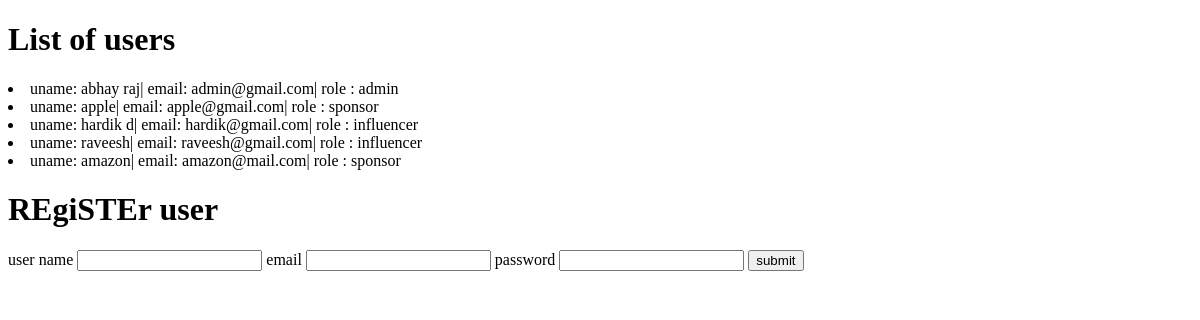
/users, run on an earlier commit of the app's database.
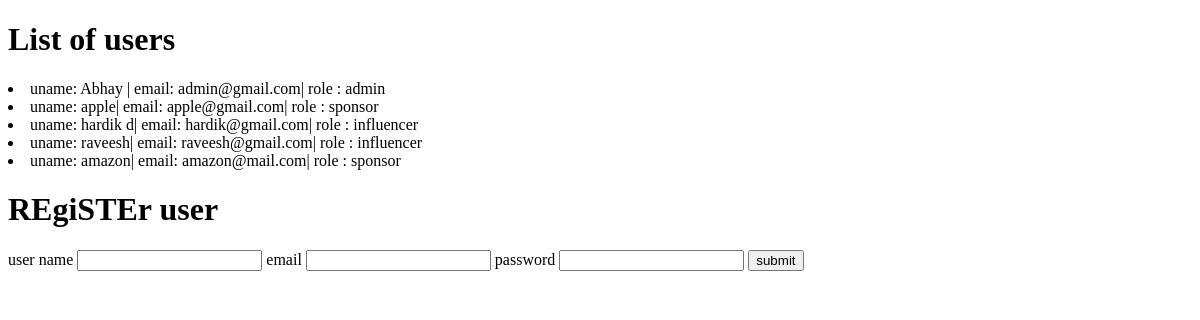
And on a later commit of the database.
### models.py (models this page shows)
class User(db.Model):
    __tablename__ = 'users'
    id = db.Column(db.Integer, autoincrement=True,primary_key=True)
    username = db.Column(db.String(100), unique=True, nullable=False)
    email = db.Column(db.String(100), unique=True, nullable=False)
    password = db.Column(db.String(200), nullable=False)
    role = db.Column(db.String(50), nullable=False)  # 'admin', 'sponsor', 'influencer'
    flagged = db.Column(db.Boolean, default=False)
    flagged_notification = db.Column(db.Boolean, default=False)
    unflag_request = db.Column(db.String(500), nullable=False)                   # to uflag mesg
    company_name = db.Column(db.String(100), nullable=True)
    industry = db.Column(db.String(100), nullable=True)
    budget = db.Column(db.Float, nullable=True)
    category = db.Column(db.String(100), nullable=True)
    niche = db.Column(db.String(100), nullable=True)
    reach = db.Column(db.Integer, nullable=True)

### main.py (the view, shortened to what this page needs)
@app.route("/users" ,  methods=['GET','POST'])
def list_user():
    if request.method == "GET":
        users =User.query.all()
        return render_template("user_list.html", users=users)

### templates/user_list.html (shortened to what this page needs)
<!DOCTYPE html>
<html lang="en">
  <head>
  </head>
  <body>
    <h1>List of users</h1>
    {% for user in users: %}
    <li>
      uname: {{user.username}}| email: {{user.email}}| role : {{user.role}}
    </li>
    {% endfor %}
    <div class="conatainer-fluid">
      <div class="roow">
        <h1>REgiSTEr user</h1>
      </div>
      <div class="row">
        <form action="/users" method="POST">
          <label for="user_name" name="username" id="user_name"
            >user name</label
          >
          <input type="text" name="username" id="user_name" />
          <label for="email">email</label>
          <input type="email" name="email" id="email" />
          <label for="password" name="password" id="password">password</label>
          <input type="password" name="password" id="password" />
          <input type="submit" value="submit" />
        </form>
      </div>
    </div>
  </body>
</html>

What changed in the data, as far as the page shows it:
changed User "admin@gmail.com": username "abhay raj" → "Abhay"
